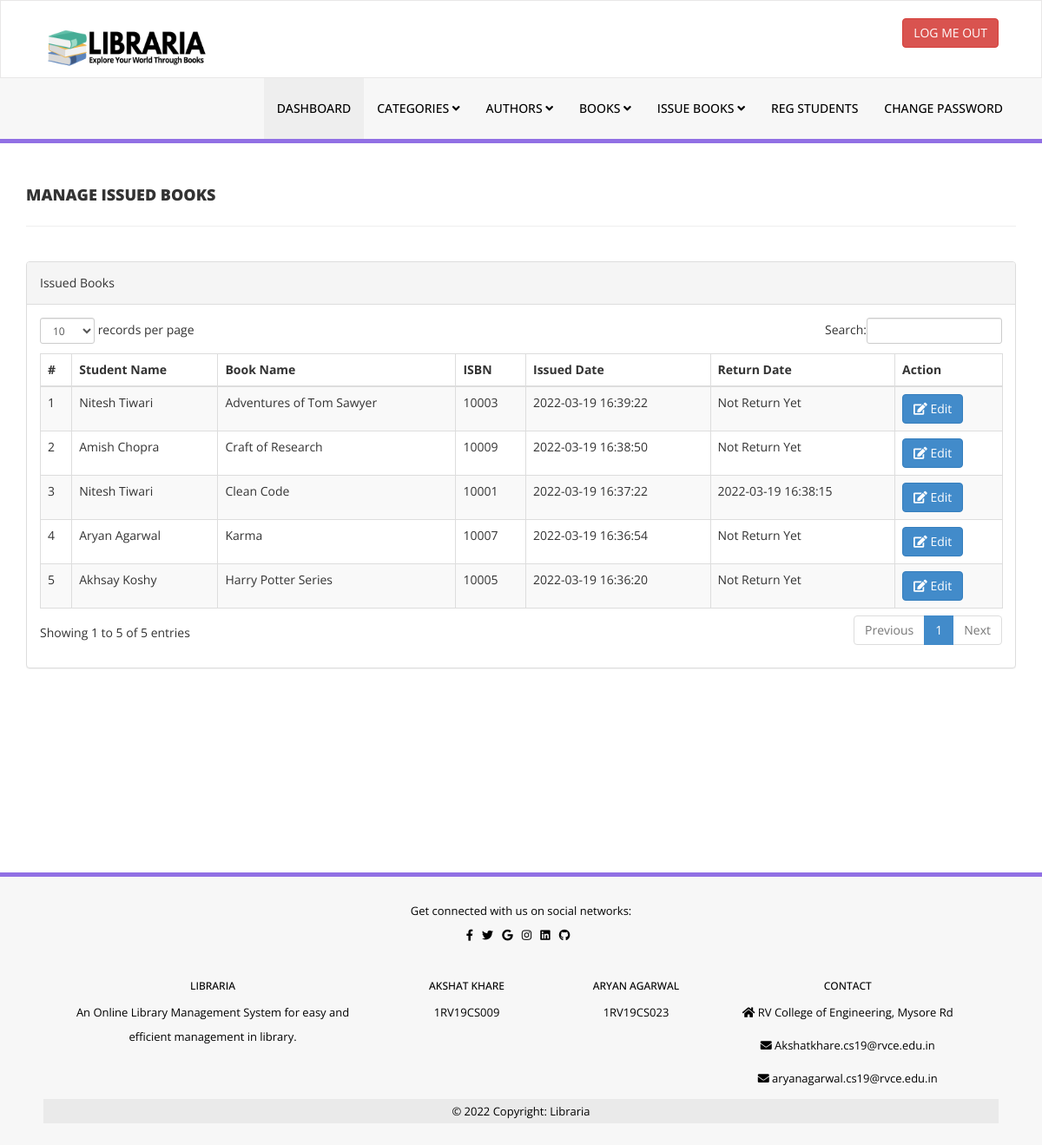
/library/admin/manage-issued-books.php (signed in), run on the app's committed database.
### tables this page shows
CREATE TABLE `tblissuedbookdetails` (
  `id` int(11) NOT NULL,
  `BookId` int(11) DEFAULT NULL,
  `StudentID` varchar(150) DEFAULT NULL,
  `IssuesDate` timestamp NULL DEFAULT current_timestamp(),
  `ReturnDate` timestamp NULL DEFAULT NULL ON UPDATE current_timestamp(),
  `RetrunStatus` int(1) DEFAULT NULL,
  `fine` int(11) DEFAULT NULL
);

CREATE TABLE `tblstudents` (
  `id` int(11) NOT NULL,
  `StudentId` varchar(100) DEFAULT NULL,
  `FullName` varchar(120) DEFAULT NULL,
  `EmailId` varchar(120) DEFAULT NULL,
  `MobileNumber` char(11) DEFAULT NULL,
  `Password` varchar(120) DEFAULT NULL,
  `Status` int(1) DEFAULT NULL,
  `RegDate` timestamp NULL DEFAULT current_timestamp(),
  `UpdationDate` timestamp NULL DEFAULT NULL ON UPDATE current_timestamp()
);

CREATE TABLE `tblbooks` (
  `id` int(11) NOT NULL,
  `BookName` varchar(255) DEFAULT NULL,
  `CatId` int(11) DEFAULT NULL,
  `AuthorId` int(11) DEFAULT NULL,
  `ISBNNumber` int(11) DEFAULT NULL,
  `BookPrice` int(11) DEFAULT NULL,
  `RegDate` timestamp NULL DEFAULT current_timestamp(),
  `UpdationDate` timestamp NULL DEFAULT NULL ON UPDATE current_timestamp()
);

### library/admin/manage-issued-books.php (the view, shortened to what this page needs)
<?php
include('includes/config.php');
if(strlen($_SESSION['alogin'])==0)
    {
header('location:index.php');
}
else{
    ?>
<!DOCTYPE html>
<html xmlns="http://www.w3.org/1999/xhtml">
<head>
    <link href="assets/css/bootstrap.css" rel="stylesheet" />
    <link href="assets/css/font-awesome.css" rel="stylesheet" />
    <link href="assets/js/dataTables/dataTables.bootstrap.css" rel="stylesheet" />
    <link href="assets/css/style.css" rel="stylesheet" />
</head>
<body>
<?php include('includes/header.php');?>
    <div class="content-wrapper">
         <div class="container">
        <div class="row pad-botm">
            <div class="col-md-12">
                <h4 class="header-line">Manage Issued Books</h4>
    </div>
     <div class="row">
</div>
        </div>
            <div class="row">
                <div class="col-md-12">
                    <div class="panel panel-default">
                        <div class="panel-heading">
                          Issued Books
                        </div>
                        <div class="panel-body">
                            <div class="table-responsive">
                                <table class="table table-striped table-bordered table-hover" id="dataTables-example">
                                    <thead>
                                        <tr>
                                            <th>#</th>
                                            <th>Student Name</th>
                                            <th>Book Name</th>
                                            <th>ISBN </th>
                                            <th>Issued Date</th>
                                            <th>Return Date</th>
                                            <th>Action</th>
                                        </tr>
                                    </thead>
                                    <tbody>
<?php $sql = "SELECT tblstudents.FullName,tblbooks.BookName,tblbooks.ISBNNumber,tblissuedbookdetails.IssuesDate,tblissuedbookdetails.ReturnDate,tblissuedbookdetails.id as rid from  tblissuedbookdetails join tblstudents on tblstudents.StudentId=tblissuedbookdetails.StudentId join tblbooks on tblbooks.id=tblissuedbookdetails.BookId order by tblissuedbookdetails.id desc";
$query = $dbh -> prepare($sql);
$query->execute();
$results=$query->fetchAll(PDO::FETCH_OBJ);
$cnt=1;
if($query->rowCount() > 0)
{
foreach($results as $result)
{               ?>
                                        <tr class="odd gradeX">
                                            <td class="center"><?php echo htmlentities($cnt);?></td>
                                            <td class="center"><?php echo htmlentities($result->FullName);?></td>
                                            <td class="center"><?php echo htmlentities($result->BookName);?></td>
                                            <td class="center"><?php echo htmlentities($result->ISBNNumber);?></td>
                                            <td class="center"><?php echo htmlentities($result->IssuesDate);?></td>
                                            <td class="center"><?php if($result->ReturnDate=="")
                                            {
                                                echo htmlentities("Not Return Yet");
                                            } else {
                                            echo htmlentities($result->ReturnDate);
}
                                            ?></td>
                                            <td class="center">
                                            <a href="update-issue-bookdeails.php?rid=<?php echo htmlentities($result->rid);?>"><button class="btn btn-primary"><i class="fa fa-edit "></i> Edit</button>
                                            </td>
                                        </tr>
 <?php $cnt=$cnt+1;}} ?>
                                    </tbody>
                                </table>
                            </div>
                        </div>
                    </div>
                </div>
            </div>
    </div>
    </div>
  <?php include('includes/footer.php');?>
</body>
</html>
<?php } ?>

### library/admin/assets/css/style.css (style rules this page uses)
.content-wrapper { margin-top: 40px; min-height:800px; padding-bottom:90px; }
.header-line { font-weight:900; padding-bottom:25px; border-bottom:1px solid #eeeeee; text-transform:uppercase; }
.pad-botm { padding-bottom:30px; }

### data on the page
tblissuedbookdetails: tblstudents.FullName "Nitesh Tiwari", BookId.BookName "Adventures of Tom Sawyer", BookId.ISBNNumber "10003", IssuesDate "2022-03-19 16:39:22"
tblissuedbookdetails: tblstudents.FullName "Amish Chopra", BookId.BookName "Craft of Research", BookId.ISBNNumber "10009", IssuesDate "2022-03-19 16:38:50"
tblissuedbookdetails: tblstudents.FullName "Nitesh Tiwari", BookId.BookName "Clean Code", BookId.ISBNNumber "10001", IssuesDate "2022-03-19 16:37:22", ReturnDate "2022-03-19 16:38:15"
tblissuedbookdetails: tblstudents.FullName "Aryan Agarwal", BookId.BookName "Karma", BookId.ISBNNumber "10007", IssuesDate "2022-03-19 16:36:54"
tblissuedbookdetails: tblstudents.FullName "Akhsay Koshy", BookId.BookName "Harry Potter Series", BookId.ISBNNumber "10005", IssuesDate "2022-03-19 16:36:20"
